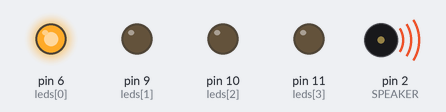
The sketch below on a simulated Arduino Uno, built with avr-gcc and run on an emulated ATmega328P. On the bench: output pins drawn as LEDs (lit = HIGH), buzzer (waves = sounding). Random numbers use the default seed unless the sketch sets one.

Above: at 0.1 s.
At 0.5 s:
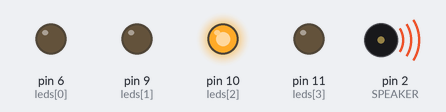
At 0.9 s:
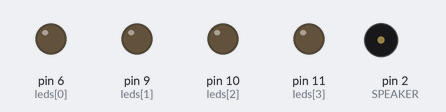
Timing chart, 0 to 2.4 s (numbered marks = the images above):
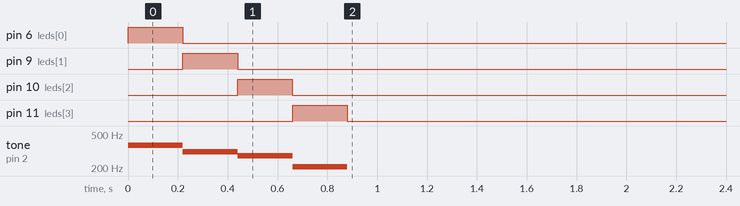

The sketch:

Repeat.ino
```cpp
#include "pitches.h"

#define SPEAKER 2
#define STEPS 16

uint8_t activeButton, patternStep = 0, pattern[STEPS];
uint8_t buttons[] = {3, 4, 5, 7};
uint8_t leds[] = {6, 9, 10, 11};
uint16_t notes[] = {NOTE_FS4, NOTE_DS4, NOTE_CS4, NOTE_GS3, NOTE_FS1};

byte buttonState[] {LOW, LOW, LOW, LOW};

void setup() {
  pinMode(SPEAKER, OUTPUT);
  for(uint8_t i=0 ; i<4; i++) {
    pinMode(buttons[i], INPUT);
    pinMode(leds[i], OUTPUT);
    digitalWrite(leds[i], HIGH);
    tone(SPEAKER, notes[i]);
    delay(220);
    noTone(SPEAKER);
    digitalWrite(leds[i], LOW);
  }
  randomSeed(analogRead(0));
  for(uint8_t i=0 ; i<STEPS ; i++) {
    pattern[i] = random(0,4);
  }
  delay(1000);
}

void loop() {
}

void playPattern(uint8_t toStep) {
  for(uint8_t i=0 ; i<= toStep ; i++) {
    tone(SPEAKER, notes[pattern[i]], 300);
    digitalWrite(leds[pattern[i]], HIGH);
    delay(350);
    noTone(SPEAKER);
    digitalWrite(leds[pattern[i]], LOW);
  }
  delay(1000);
}

void sense(uint8_t patternStep) {
  byte newButtonState;

  for(uint8_t i=0 ; i<4; i++) {
    newButtonState = digitalRead(buttons[i]);
    digitalWrite(leds[i], newButtonState);
    if(newButtonState != buttonState[i]) {
      if(newButtonState == HIGH) {
        activeButton = i;
        noTone(SPEAKER);
        tone(SPEAKER, notes[i]);
      } else {
        if(activeButton == i) {
          noTone(SPEAKER);
        }
      }
    }
    buttonState[i] = newButtonState;
  }
}
```

pitches.h
```cpp
#define NOTE_B0  31
#define NOTE_C1  33
#define NOTE_CS1 35
#define NOTE_D1  37
#define NOTE_DS1 39
#define NOTE_E1  41
#define NOTE_F1  44
#define NOTE_FS1 46
#define NOTE_G1  49
#define NOTE_GS1 52
#define NOTE_A1  55
#define NOTE_AS1 58
#define NOTE_B1  62
#define NOTE_C2  65
#define NOTE_CS2 69
#define NOTE_D2  73
#define NOTE_DS2 78
#define NOTE_E2  82
#define NOTE_F2  87
#define NOTE_FS2 93
#define NOTE_G2  98
#define NOTE_GS2 104
#define NOTE_A2  110
#define NOTE_AS2 117
#define NOTE_B2  123
#define NOTE_C3  131
#define NOTE_CS3 139
#define NOTE_D3  147
#define NOTE_DS3 156
#define NOTE_E3  165
#define NOTE_F3  175
#define NOTE_FS3 185
#define NOTE_G3  196
#define NOTE_GS3 208
#define NOTE_A3  220
#define NOTE_AS3 233
#define NOTE_B3  247
#define NOTE_C4  262
#define NOTE_CS4 277
#define NOTE_D4  294
#define NOTE_DS4 311
#define NOTE_E4  330
#define NOTE_F4  349
#define NOTE_FS4 370
#define NOTE_G4  392
#define NOTE_GS4 415
#define NOTE_A4  440
#define NOTE_AS4 466
#define NOTE_B4  494
#define NOTE_C5  523
#define NOTE_CS5 554
#define NOTE_D5  587
#define NOTE_DS5 622
#define NOTE_E5  659
#define NOTE_F5  698
#define NOTE_FS5 740
#define NOTE_G5  784
#define NOTE_GS5 831
#define NOTE_A5  880
#define NOTE_AS5 932
#define NOTE_B5  988
#define NOTE_C6  1047
#define NOTE_CS6 1109
#define NOTE_D6  1175
#define NOTE_DS6 1245
#define NOTE_E6  1319
#define NOTE_F6  1397
#define NOTE_FS6 1480
#define NOTE_G6  1568
#define NOTE_GS6 1661
#define NOTE_A6  1760
#define NOTE_AS6 1865
#define NOTE_B6  1976
#define NOTE_C7  2093
#define NOTE_CS7 2217
#define NOTE_D7  2349
#define NOTE_DS7 2489
#define NOTE_E7  2637
#define NOTE_F7  2794
#define NOTE_FS7 2960
#define NOTE_G7  3136
#define NOTE_GS7 3322
#define NOTE_A7  3520
#define NOTE_AS7 3729
#define NOTE_B7  3951
#define NOTE_C8  4186
#define NOTE_CS8 4435
#define NOTE_D8  4699
#define NOTE_DS8 4978
```
